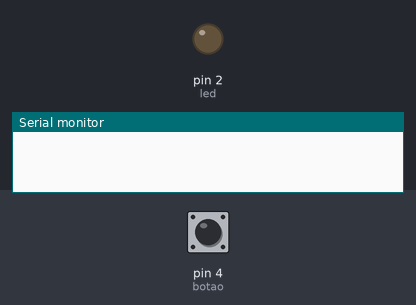
The sketch below on a simulated Arduino Uno, built with avr-gcc and run on an emulated ATmega328P. On the bench: output pins drawn as LEDs (lit = HIGH), the last lines printed to the serial monitor. The test bench sets the inputs (shaded band); at power-on: pin 4 (botao) HIGH.

Above: at 1.2 s.
1.3 s: pin 4 (botao) pulled LOW for 3.2 s
At 4.5 s:
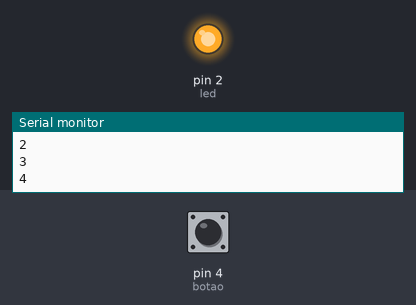
Timing chart, 0 to 6.3 s (numbered marks = the images above; inputs shaded):
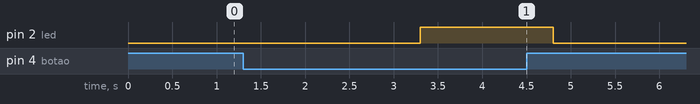

The sketch:

serial_contagem_exemplo.ino
```cpp
#define botao 4
#define led 2

int x = 0;

void setup(){
 pinMode(botao,INPUT_PULLUP);
 pinMode(led,OUTPUT);
 Serial.begin(9600);
}

void loop(){
  if(!digitalRead(botao)){
    x++; //x=x+1
      if(x==5){
            digitalWrite(led,HIGH);
            delay(1500);
            digitalWrite(led,LOW);
            x=0;
        }
  Serial.println(x);
  delay(500);
  }
}
```

Measured:
- after the input at 1.3 s, pin 2 (led): LOW → HIGH after 2.0 s, → LOW 1.5 s later
